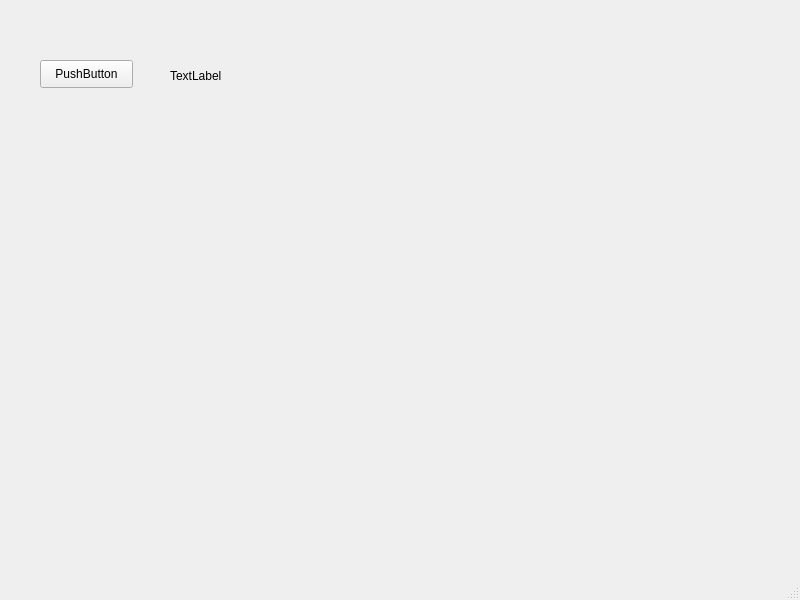
<?xml version="1.0" encoding="UTF-8"?>
<ui version="4.0">
 <class>MainWindow</class>
 <widget class="QMainWindow" name="MainWindow">
  <property name="geometry">
   <rect>
    <x>0</x>
    <y>0</y>
    <width>800</width>
    <height>600</height>
   </rect>
  </property>
  <property name="windowTitle">
   <string>MainWindow</string>
  </property>
  <widget class="QWidget" name="centralwidget">
   <widget class="QPushButton" name="Main_Button_Test">
    <property name="geometry">
     <rect>
      <x>40</x>
      <y>60</y>
      <width>93</width>
      <height>28</height>
     </rect>
    </property>
    <property name="text">
     <string>PushButton</string>
    </property>
   </widget>
   <widget class="QLabel" name="Main_Label_Test">
    <property name="geometry">
     <rect>
      <x>170</x>
      <y>60</y>
      <width>141</width>
      <height>31</height>
     </rect>
    </property>
    <property name="text">
     <string>TextLabel</string>
    </property>
   </widget>
  </widget>
  <widget class="QMenuBar" name="menubar">
   <property name="geometry">
    <rect>
     <x>0</x>
     <y>0</y>
     <width>800</width>
     <height>26</height>
    </rect>
   </property>
  </widget>
  <widget class="QStatusBar" name="statusbar"/>
 </widget>
 <resources/>
 <connections/>
</ui>
